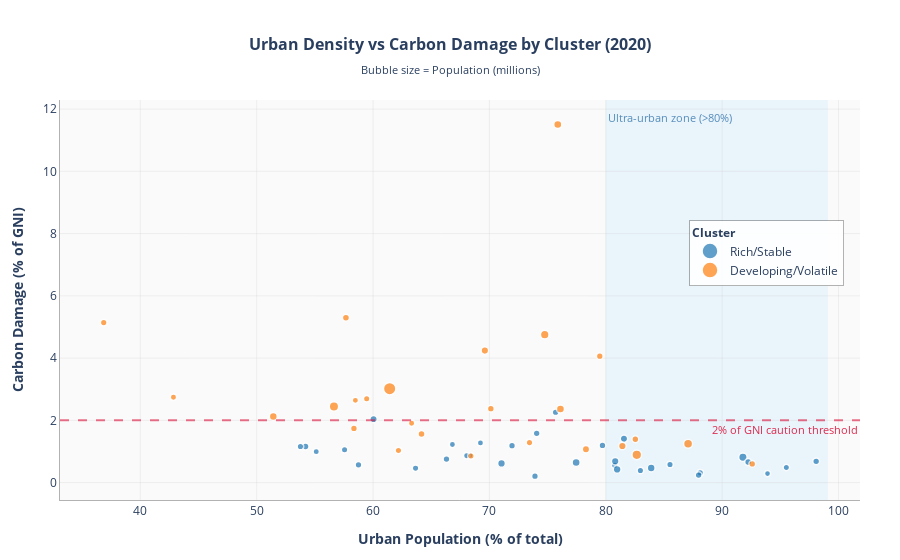

Write notebook code for a chart like this one.
### Code cell
latest_year = int(df['Year'].max())
scatter_df = (
    df[df['Year'] == latest_year]
      .dropna(subset=[
          'urban_pop_perc',
          'Adjusted savings: carbon dioxide damage (% of GNI)',
          'total_pop',
          'Cluster_Label'
      ])
      .copy()
 )
indicator = 'Adjusted savings: carbon dioxide damage (% of GNI)'
scatter_df['Population (millions)'] = scatter_df['total_pop'] / 1e6
size_scale = np.sqrt(scatter_df['Population (millions)'])
size_reference = size_scale.max() if size_scale.max() > 0 else 1
marker_sizes = 18 + 60 * (size_scale / size_reference)
high_density_mask = scatter_df['urban_pop_perc'] >= 80

# Cluster-specific color mapping
cluster_colors = {'Rich/Stable': '#1f77b4', 'Developing/Volatile': '#ff7f0e'}

fig_scatter = go.Figure()

# Add shaded zone for ultra-urban countries (>80%)
if high_density_mask.any():
    max_urban = scatter_df['urban_pop_perc'].max()
    fig_scatter.add_vrect(
        x0=80,
        x1=max_urban + 1,
        fillcolor='rgba(135, 206, 250, 0.15)',
        layer='below',
        line_width=0,
        annotation_text="Ultra-urban zone (>80%)",
        annotation_position="top left",
        annotation=dict(
            font=dict(size=11, color='rgba(70,130,180,0.9)'),
            showarrow=False,
            y=0.98
        )
    )

# Add scatter points by cluster for proper legend
for cluster in ['Rich/Stable', 'Developing/Volatile']:
    cluster_data = scatter_df[scatter_df['Cluster_Label'] == cluster]
    fig_scatter.add_trace(go.Scatter(
        x=cluster_data['urban_pop_perc'],
        y=cluster_data[indicator],
        mode='markers',
        name=cluster,
        text=cluster_data['Country'],
        customdata=np.column_stack((cluster_data['Population (millions)'],)),
        marker=dict(
            size=[18 + 60 * (np.sqrt(pop) / size_reference) for pop in cluster_data['Population (millions)']],
            sizemode='area',
            color=cluster_colors[cluster],
            opacity=0.7,
            line=dict(width=1.5, color='white')
        ),
        hovertemplate=("<b>%{text}</b><br>Urban: %{x:.1f}%"
                      "<br>Carbon damage: %{y:.2f}% of GNI"
                      "<br>Population: %{customdata[0]:.1f}M"
                      "<extra></extra>")
    ))

# Add horizontal reference line at 2% caution threshold
fig_scatter.add_hline(
    y=2.0,
    line_dash='dash',
    line_color='rgba(220,20,60,0.6)',
    line_width=2,
    annotation_text='2% of GNI caution threshold',
    annotation_position='bottom right',
    annotation_font=dict(size=11, color='rgba(220,20,60,0.9)')
 )

fig_scatter.update_layout(
    title=dict(
        text=f'<b>Urban Density vs Carbon Damage by Cluster ({latest_year})</b><br><sub>Bubble size = Population (millions)</sub>',
        x=0.5,
        xanchor='center',
        font=dict(size=16)
    ),
    xaxis=dict(
        title='<b>Urban Population (% of total)</b>',
        gridcolor='rgba(210,210,210,0.3)',
        zeroline=False,
        showline=True,
        linewidth=1,
        linecolor='rgba(0,0,0,0.3)'
    ),
    yaxis=dict(
        title='<b>Carbon Damage (% of GNI)</b>',
        gridcolor='rgba(210,210,210,0.3)',
        zeroline=False,
        showline=True,
        linewidth=1,
        linecolor='rgba(0,0,0,0.3)'
    ),
    hovermode='closest',
    plot_bgcolor='rgba(250,250,250,0.95)',
    paper_bgcolor='white',
    font=dict(size=12),
    margin=dict(l=60, r=40, t=100, b=60),
    showlegend=True,
    legend=dict(
        title=dict(text='<b>Cluster</b>', font=dict(size=12)),
        orientation='v',
        yanchor='top',
        y=0.7,
        xanchor='right',
        x=0.98,
        bgcolor='rgba(255,255,255,0.9)',
        bordercolor='rgba(0,0,0,0.3)',
        borderwidth=1
    )
 )
fig_scatter.show()

# Calculate and display statistics
low_damage_share = (scatter_df.loc[high_density_mask, indicator] <= 2).mean() if high_density_mask.any() else np.nan
ultra_urban_count = high_density_mask.sum()
rich_ultra = scatter_df[high_density_mask & (scatter_df['Cluster_Label'] == 'Rich/Stable')]
dev_ultra = scatter_df[high_density_mask & (scatter_df['Cluster_Label'] == 'Developing/Volatile')]

print(f"\n{'='*75}")
print(f"📊 ULTRA-URBAN COUNTRIES ANALYSIS (>80% urbanization) — {latest_year}")
print(f"{'='*75}")
if not np.isnan(low_damage_share):
    print(f"Total ultra-urban countries: {ultra_urban_count}")
    print(f"  • Rich/Stable: {len(rich_ultra)} countries")
    print(f"  • Developing/Volatile: {len(dev_ultra)} countries")
    print(f"\n{low_damage_share:.0%} keep carbon damage below 2% of GNI threshold")
    print(f"\nAverage carbon damage:")
    print(f"  • Rich/Stable (ultra-urban): {rich_ultra[indicator].mean():.2f}% of GNI")
    print(f"  • Developing/Volatile (ultra-urban): {dev_ultra[indicator].mean():.2f}% of GNI")
    print(f"\n✓ Evidence: Institutional capacity enables dense cities to minimize carbon costs.")
else:
    print('No countries exceed the 80% urbanization threshold in the latest year.')
print(f"{'='*75}\n")

### Figure 1 — Plotly figure (JSON) as saved in the notebook; plotly's stock layout.template omitted (floating-point values rounded to 4 significant figures)
{"data": [{"customdata": [[8.917], [11.54], [6.934], [38.03], [5.034], [3.914], [1.302], [10.7], [5.831], [1.33], [5.53], [67.6], [83.16], [10.7], [9.75], [0.3665], [4.985], [59.44], [126.3], [1.9], [2.795], [17.44], [5.379], [37.9], [10.3], [19.27], [5.459], [2.102], [47.37], [10.35], [8.638], [67.08], [3.399]], "hovertemplate": "<b>%{text}</b><br>Urban: %{x:.1f}%<br>Carbon damage: %{y:.2f}% of GNI<br>Population: %{customdata[0]:.1f}M<extra></extra>", "marker": {"color": "#1f77b4", "line": {"color": "white", "width": 1.5}, "opacity": 0.7, "size": [22.77, 23.43, 22.21, 27.85, 21.58, 21.16, 19.82, 23.22, 21.86, 19.84, 21.76, 31.13, 32.57, 23.22, 22.99, 18.97, 21.57, 30.31, 35.95, 20.2, 20.67, 24.67, 21.7, 27.83, 23.13, 25.01, 21.73, 20.32, 28.99, 23.14, 22.69, 31.08, 20.94], "sizemode": "area"}, "mode": "markers", "name": "Rich/Stable", "text": ["Austria", "Belgium", "Bulgaria", "Canada", "Costa Rica", "Croatia", "Cyprus", "Czechia", "Denmark", "Estonia", "Finland", "France", "Germany", "Greece", "Hungary", "Iceland", "Ireland", "Italy", "Japan", "Latvia", "Lithuania", "Netherlands", "Norway", "Poland", "Portugal", "Romania", "Slovak Republic", "Slovenia", "Spain", "Sweden", "Switzerland", "United Kingdom", "Uruguay"], "type": "scatter", "x": [58.75, 98.08, 75.69, 81.56, 80.77, 57.55, 66.82, 74.06, 88.12, 69.23, 85.52, 80.97, 77.45, 79.72, 71.94, 93.9, 63.65, 71.04, 91.78, 68.31, 68.05, 92.24, 82.97, 60.04, 66.31, 54.19, 53.76, 55.12, 80.81, 87.98, 73.92, 83.9, 95.52], "y": [0.5706, 0.6841, 2.261, 1.41, 0.5587, 1.052, 1.225, 1.582, 0.3147, 1.274, 0.58, 0.425, 0.6485, 1.195, 1.185, 0.2889, 0.4642, 0.6173, 0.8175, 0.8673, 0.861, 0.6583, 0.3896, 2.039, 0.7575, 1.16, 1.162, 0.9938, 0.6857, 0.2424, 0.2047, 0.4678, 0.4886]}, {"customdata": [[2.962], [9.38], [11.82], [208.7], [1411.0], [50.63], [11.01], [17.55], [6.235], [3.723], [10.12], [274.8], [87.72], [9.215], [19.48], [6.727], [2.635], [1.856], [4.293], [6.604], [32.84], [145.2], [71.64], [83.38], [44.68], [331.5]], "hovertemplate": "<b>%{text}</b><br>Urban: %{x:.1f}%<br>Carbon damage: %{y:.2f}% of GNI<br>Population: %{customdata[0]:.1f}M<extra></extra>", "marker": {"color": "#ff7f0e", "line": {"color": "white", "width": 1.5}, "opacity": 0.7, "size": [20.75, 22.89, 23.49, 41.07, 78, 29.37, 23.3, 24.69, 21.99, 21.08, 23.08, 44.48, 32.96, 22.85, 25.05, 22.14, 20.59, 20.18, 21.31, 22.1, 27.15, 37.25, 31.52, 32.59, 28.68, 47.08], "sizemode": "area"}, "mode": "markers", "name": "Developing/Volatile", "text": ["Armenia", "Belarus", "Bolivia", "Brazil", "China", "Colombia", "Dominican Republic", "Ecuador", "El Salvador", "Georgia", "Honduras", "Indonesia", "Iran", "Israel", "Kazakhstan", "Kyrgyz Republic", "Moldova", "North Macedonia", "Panama", "Paraguay", "Peru", "Russian Federation", "Thailand", "Turkiye", "Ukraine", "United States"], "type": "scatter", "x": [63.31, 79.48, 70.12, 87.07, 61.43, 81.42, 82.54, 64.17, 73.44, 59.45, 58.36, 56.64, 75.87, 92.59, 57.67, 36.86, 42.85, 58.48, 68.41, 62.18, 78.3, 74.75, 51.43, 76.11, 69.61, 82.66], "y": [1.905, 4.063, 2.376, 1.247, 3.016, 1.175, 1.393, 1.562, 1.284, 2.695, 1.741, 2.445, 11.5, 0.6001, 5.298, 5.141, 2.741, 2.643, 0.852, 1.032, 1.072, 4.753, 2.126, 2.364, 4.241, 0.893]}], "layout": {"annotations": [{"font": {"color": "rgba(70,130,180,0.9)", "size": 11}, "showarrow": false, "text": "Ultra-urban zone (>80%)", "x": 80, "xanchor": "left", "xref": "x", "y": 0.98, "yanchor": "top", "yref": "y domain"}, {"font": {"color": "rgba(220,20,60,0.9)", "size": 11}, "showarrow": false, "text": "2% of GNI caution threshold", "x": 1, "xanchor": "right", "xref": "x domain", "y": 2, "yanchor": "top", "yref": "y"}], "font": {"size": 12}, "hovermode": "closest", "legend": {"bgcolor": "rgba(255,255,255,0.9)", "bordercolor": "rgba(0,0,0,0.3)", "borderwidth": 1, "orientation": "v", "title": {"font": {"size": 12}, "text": "<b>Cluster</b>"}, "x": 0.98, "xanchor": "right", "y": 0.7, "yanchor": "top"}, "margin": {"b": 60, "l": 60, "r": 40, "t": 100}, "paper_bgcolor": "white", "plot_bgcolor": "rgba(250,250,250,0.95)", "shapes": [{"fillcolor": "rgba(135, 206, 250, 0.15)", "layer": "below", "line": {"width": 0}, "type": "rect", "x0": 80, "x1": 99.08, "xref": "x", "y0": 0, "y1": 1, "yref": "y domain"}, {"line": {"color": "rgba(220,20,60,0.6)", "dash": "dash", "width": 2}, "type": "line", "x0": 0, "x1": 1, "xref": "x domain", "y0": 2, "y1": 2, "yref": "y"}], "showlegend": true, "title": {"font": {"size": 16}, "text": "<b>Urban Density vs Carbon Damage by Cluster (2020)</b><br><sub>Bubble size = Population (millions)</sub>", "x": 0.5, "xanchor": "center"}, "xaxis": {"gridcolor": "rgba(210,210,210,0.3)", "linecolor": "rgba(0,0,0,0.3)", "linewidth": 1, "showline": true, "title": {"text": "<b>Urban Population (% of total)</b>"}, "zeroline": false}, "yaxis": {"gridcolor": "rgba(210,210,210,0.3)", "linecolor": "rgba(0,0,0,0.3)", "linewidth": 1, "showline": true, "title": {"text": "<b>Carbon Damage (% of GNI)</b>"}, "zeroline": false}}}
